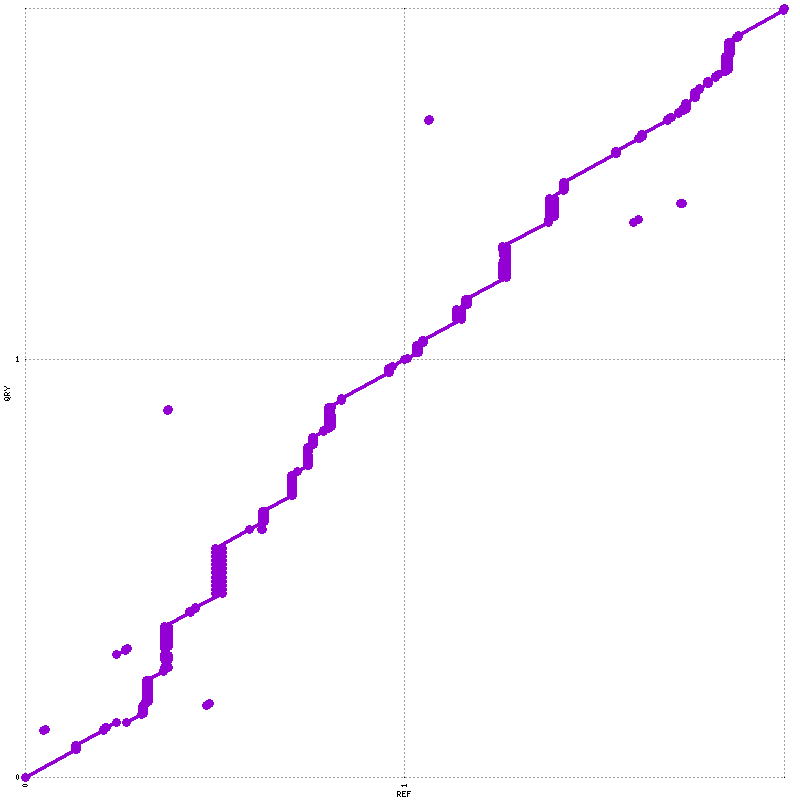

Write gnuplot code to recreate this figure.
set terminal png tiny size 800,800
set output "dot_plot1.png"
set xtics rotate ( \
 "0" 1.0, \
 "1" 100000.0, \
 "" 200000 \
)
set ytics ( \
 "0" 1.0, \
 "1" 204655.0, \
 "" 376625 \
)
set size 1,1
set grid
unset key
set border 0
set tics scale 0
set xlabel "REF"
set ylabel "QRY"
set format "%.0f"
set mouse format "%.0f"
set mouse mouseformat "[%.0f, %.0f]"
set xrange [1:200000]
set yrange [1:376625]
set style line 1  lt 1 lw 3 pt 6 ps 1
set style line 2  lt 3 lw 3 pt 6 ps 1
set style line 3  lt 2 lw 3 pt 6 ps 1
plot \
 "dot_plot1.fplot" title "FWD" w lp ls 1, \
 "dot_plot1.rplot" title "REV" w lp ls 2
